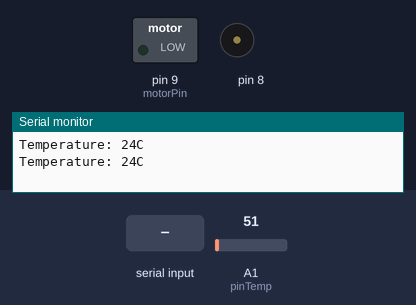
A sketch run on a simulated Arduino Uno, built with avr-gcc and run on an emulated ATmega328P. Parts: switched loads named in the sketch (green lamp = pin HIGH), buzzer (waves = sounding), the last lines printed to the serial monitor. Inputs (shaded band) come from the test bench; at power-on: A1 (pinTemp) = 51.

Above: at 1.8 s.
1.9 s: "A" received over Serial
At 3.2 s:
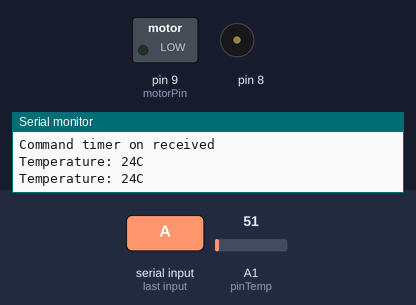
3.5 s: "B" received over Serial
At 5.3 s:
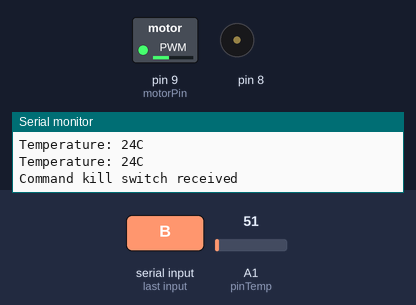
Timing chart, 0 to 7.5 s (numbered marks = the images above; inputs shaded):
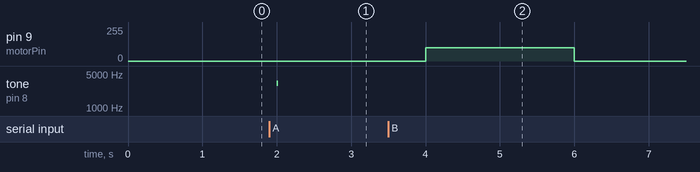

Measured:
- after the input at 1.9 s, tone on pin 8: silent → 3210 Hz after 0.10 s, → silent 0.02 s later
- after the input at 3.5 s, pin 9 (motorPin): 0/255 → 100/255 after 0.50 s, → 0/255 2.0 s later

The sketch:

start_buzzer.ino
```cpp
const int pinTemp = A1;
const int motorPin = 9;

void setup() {
  Serial.begin(9600);
  pinMode(pinTemp, INPUT);
  pinMode(motorPin, OUTPUT);
}

void loop() {
  int temp = analogRead(pinTemp);
  temp = temp * 0.48828125;
  Serial.print("Temperature: ");
  Serial.print(temp);
  Serial.println("C");
  delay(1000);

  if (Serial.available() > 0) {
    char incomingChar = Serial.read();
    if (incomingChar == 'A') {
      Serial.println("Command timer on received");
	    int pitch = map(160,0,200, 50, 4000);
	    tone(8,pitch,20);

    } else if (incomingChar == 'B') {
      Serial.println("Command kill switch received");
      analogWrite(motorPin, 100);
      delay(2000);
      analogWrite(motorPin, 0);
    }
  }
}
```
